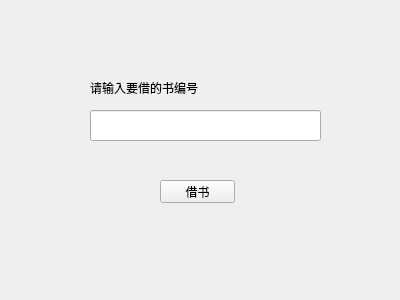
<?xml version="1.0" encoding="UTF-8"?>
<ui version="4.0">
 <class>bor</class>
 <widget class="QWidget" name="bor">
  <property name="geometry">
   <rect>
    <x>0</x>
    <y>0</y>
    <width>400</width>
    <height>300</height>
   </rect>
  </property>
  <property name="windowTitle">
   <string>Form</string>
  </property>
  <widget class="QLineEdit" name="id">
   <property name="geometry">
    <rect>
     <x>90</x>
     <y>110</y>
     <width>231</width>
     <height>31</height>
    </rect>
   </property>
  </widget>
  <widget class="QPushButton" name="bo">
   <property name="geometry">
    <rect>
     <x>160</x>
     <y>180</y>
     <width>75</width>
     <height>23</height>
    </rect>
   </property>
   <property name="text">
    <string>借书</string>
   </property>
  </widget>
  <widget class="QLabel" name="label">
   <property name="geometry">
    <rect>
     <x>90</x>
     <y>80</y>
     <width>111</width>
     <height>16</height>
    </rect>
   </property>
   <property name="text">
    <string>请输入要借的书编号</string>
   </property>
  </widget>
 </widget>
 <resources/>
 <connections/>
</ui>
